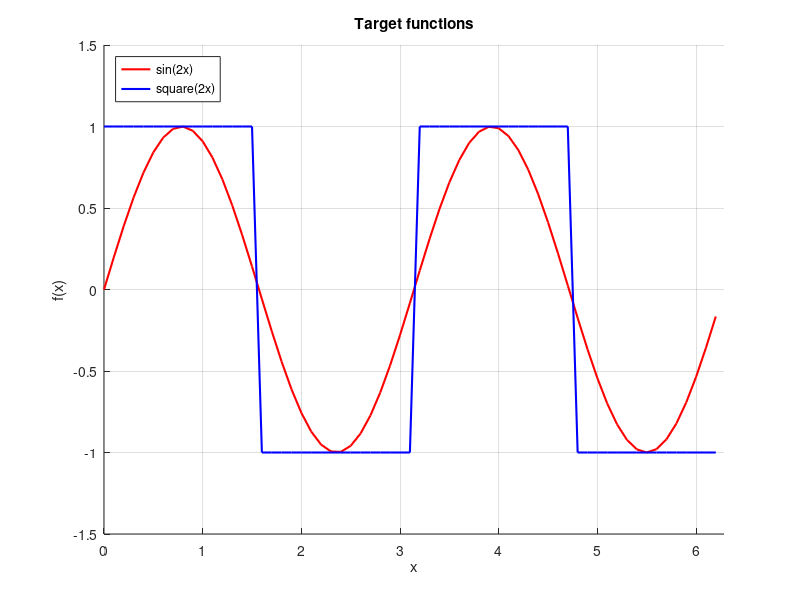
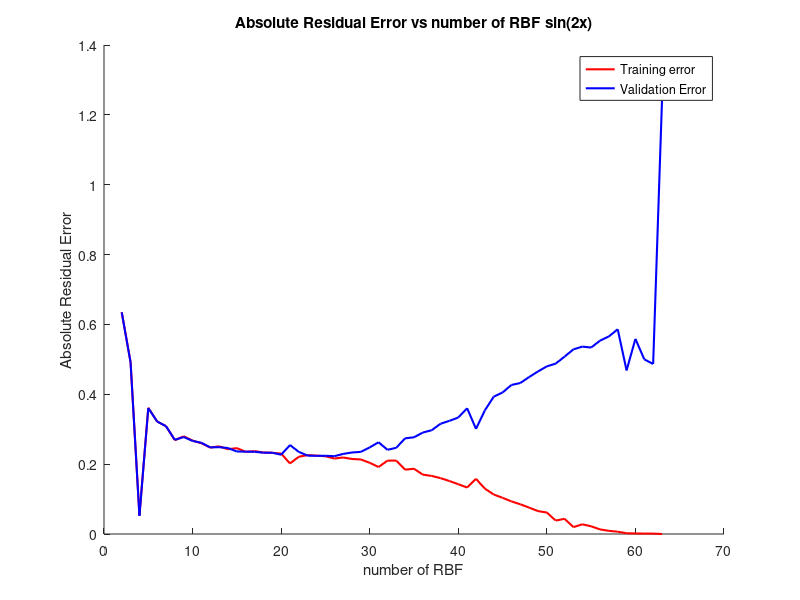
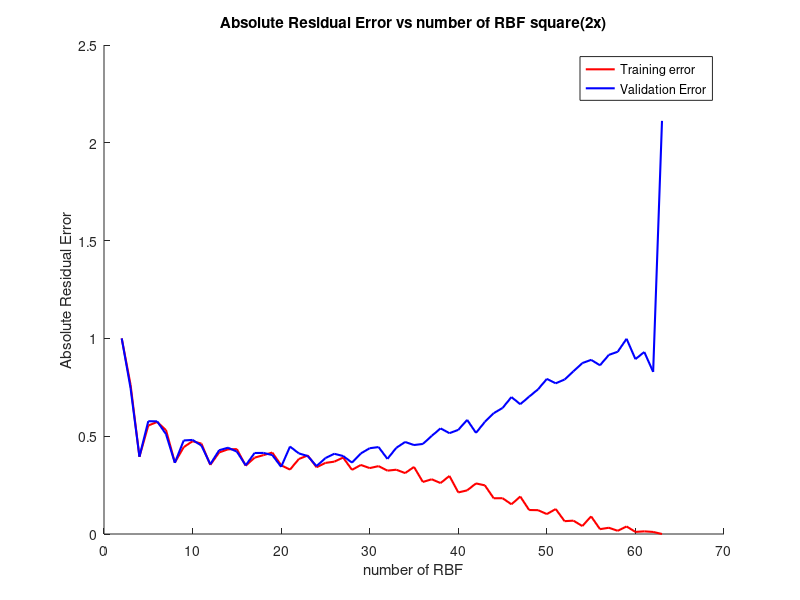

Write MATLAB code to recreate these figures, in order.
%% Batch mode using Least Squares

clear
close all


% Data generation and plot

x = (0:0.1:2*pi)'; % input
x_val = (0.05:0.1:2*pi)'; % validation samples
N = length(x); % Number of input samples

f_sin = sin(2*x); % sin(2x) (target 1)
f_sq = 1*(f_sin>=0) -1 * (f_sin<0); % square(2x) (target 2)

f_sin_val = sin(2*x_val); % sin(2x) (validation)
f_sq_val = 1*(f_sin_val>=0) -1 * (f_sin_val<0); % square(2x) (validation)
% Plot of both sin(2x) and square(2x)

figure(1)
hold on
plot(x,f_sin,'r','LineWidth',1.5)
plot(x,f_sq,'b','LineWidth',1.5)
legend('sin(2x)','square(2x)','Location','NorthWest')
title('Target functions')
xlabel('x')
ylabel('f(x)')
axis([0 2*pi -1.5 1.5])
grid on
hold off

% RBF generation (mean and variance)

abs_err_sin = [];
abs_err_sq = [];

abs_err_sin_val = [];
abs_err_sq_val = [];

for n = 2:63 % n = number of RBF


mean = linspace(0+pi/n,2*pi-pi/n,n); % Equispaced RBF (between 0 and 2pi)
sigma = (mean(end)-mean(end-1))/4; % std_dev

%Plot of RBFs

% t = 0:0.01:2*pi;
% figure(2)
% hold on
% for i = 1:length(mean)
%     plot(t,exp(-(t-mean(i)).^2/sigma.^2),'LineWidth',1.5)
% end
% axis([0 2*pi 0 1.2])
% title('RBFs')
% xlabel('x')
% ylabel('\phi_{i}(x)')
% hold off

phi = zeros(N,n);

% Populate phi matrix
for k=1:n
    phi(:,k) = exp(-0.5*(x-mean(k)).^2/sigma.^2);
end

w_sine = inv(phi'*phi)*phi'*f_sin;
w_sq = inv(phi'*phi)*phi'*f_sq;

% Validation and Error calculation (using hold-out validation set)

% Populate phi_val matrix

phi_val = zeros(N,n);

for k=1:n
    phi_val(:,k) = exp(-0.5*(x_val-mean(k)).^2/sigma.^2);
end

abs_err_sin(end+1) = sum(abs(phi*w_sine-f_sin))/length(abs(phi*w_sine-f_sin));
abs_err_sq(end+1) = sum(abs(phi*w_sq-f_sq))/length(abs(phi*w_sq-f_sq));

abs_err_sin_val(end+1) = sum(abs(phi_val*w_sine-f_sin_val))/length(abs(phi_val*w_sine-f_sin_val));
abs_err_sq_val(end+1) = sum(abs(phi_val*w_sq-f_sq_val))/length(abs(phi_val*w_sq-f_sq_val));

end


figure(3)
hold on
plot(2:n,abs_err_sin,'r','LineWidth',1.5)
plot(2:n,abs_err_sin_val,'b','LineWidth',1.5)
title('Absolute Residual Error vs number of RBF sin(2x)')
xlabel('number of RBF')
ylabel('Absolute Residual Error')
legend('Training error','Validation Error','Location','NorthEast')
%axis([10 63 0 0.4])
hold off

figure(4)
hold on
plot(2:n,abs_err_sq,'r','LineWidth',1.5)
plot(2:n,abs_err_sq_val,'b','LineWidth',1.5)
title('Absolute Residual Error vs number of RBF square(2x)')
xlabel('number of RBF')
ylabel('Absolute Residual Error')
legend('Training error','Validation Error','Location','NorthEast')
%axis([10 63 0 0.4])
hold off
